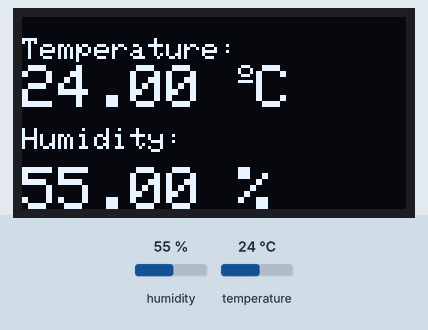
Recording of a sketch running on a simulated Arduino Uno, built with avr-gcc and run on an emulated ATmega328P. On the bench: 128×64 one-colour display. Inputs (shaded band) come from the test bench; at power-on: humidity 55 %, temperature 24 °C. What the sketch prints to the serial monitor is not drawn.

Above: at 3.2 s.
3.3 s: humidity set to 22 %
At 4.8 s:
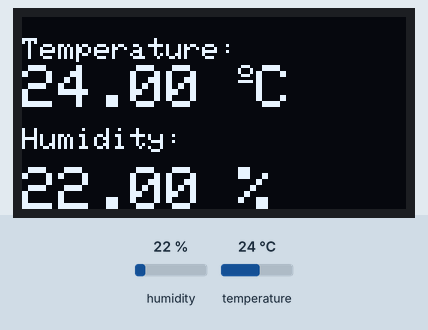
6.0 s: temperature set to 12 °C
At 6.5 s:
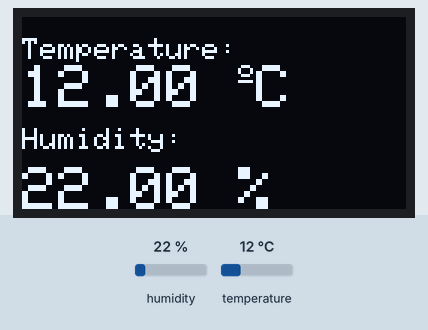
8.7 s: humidity set to 40 %
At 11.1 s:
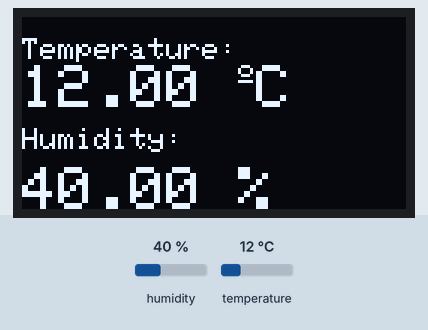
11.7 s: temperature set to 19 °C
At 12.8 s:
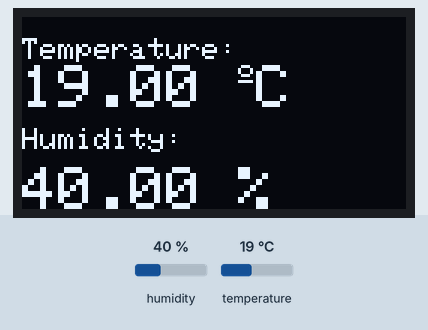
Timing chart, 0 to 14.7 s (numbered marks = the images above; inputs shaded):
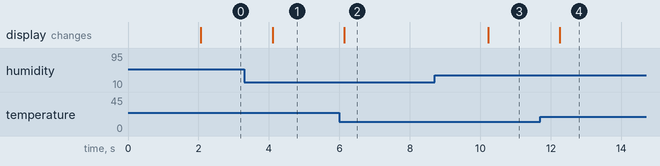

The sketch:

DHT22OLEDDisplay.ino
```cpp
#include <Wire.h>
#include <Adafruit_GFX.h>
#include <Adafruit_SSD1306.h>
#include "DHT.h" // Include the DHT library

// DHT22 Configuration
#define DHTPIN 18    // Pin connected to the DHT sensor
#define DHTTYPE DHT22 // Specify DHT22 sensor
DHT dht(DHTPIN, DHTTYPE); // Initialize DHT22 sensor

// OLED Display Configuration
#define SCREEN_WIDTH 128 // OLED display width, in pixels
#define SCREEN_HEIGHT 64 // OLED display height, in pixels
Adafruit_SSD1306 display(SCREEN_WIDTH, SCREEN_HEIGHT);

void setup() {
  // Initialize Serial Monitor
  Serial.begin(115200);
  Serial.println(F("DHT22 + OLED test!"));

  // Initialize the DHT sensor
  dht.begin();

  // Initialize the OLED display
  if (!display.begin(SSD1306_SWITCHCAPVCC, 0x3C)) {
    Serial.println(F("SSD1306 allocation failed"));
    for (;;);
  }
  delay(2000);
  display.clearDisplay();
  display.setTextColor(SSD1306_WHITE);
}

void loop() {
  // Read humidity and temperature from DHT22 sensor
  float humidity = dht.readHumidity();
  float temperature = dht.readTemperature();

  // Check if any readings failed
  if (isnan(humidity) || isnan(temperature)) {
    Serial.println(F("Failed to read from DHT sensor!"));
    return;
  }

  // Display the readings on the OLED screen
  display.clearDisplay();

  // Display temperature
  display.setTextSize(1);
  display.setCursor(0, 7);
  display.print("Temperature: ");
  display.setTextSize(2);
  display.setCursor(0, 16);
  display.print(temperature);
  display.print(" ");
  display.setTextSize(1);
  display.cp437(true); // Enable extended ASCII for the degree symbol
  display.write(167);  // Degree symbol
  display.setTextSize(2);
  display.print("C");

  // Display humidity
  display.setTextSize(1);
  display.setCursor(0, 37);
  display.print("Humidity: ");
  display.setTextSize(2);
  display.setCursor(0, 50);
  display.print(humidity);
  display.print(" %");

  display.display();

  // Print values to Serial Monitor
  Serial.print(F("Temperature: "));
  Serial.print(temperature);
  Serial.print(F("°C  Humidity: "));
  Serial.print(humidity);
  Serial.println(F("%"));

  delay(2000); // Wait 2 seconds between readings
}
```

Measured:
- after the input at 3.3 s, the display: changes after 0.81 s (image 1)
- after the input at 6.0 s, the display: changes after 0.14 s (image 2)
- after the input at 8.7 s, the display: changes after 1.5 s (image 3)
- after the input at 11.7 s, the display: changes after 0.56 s (image 4)
